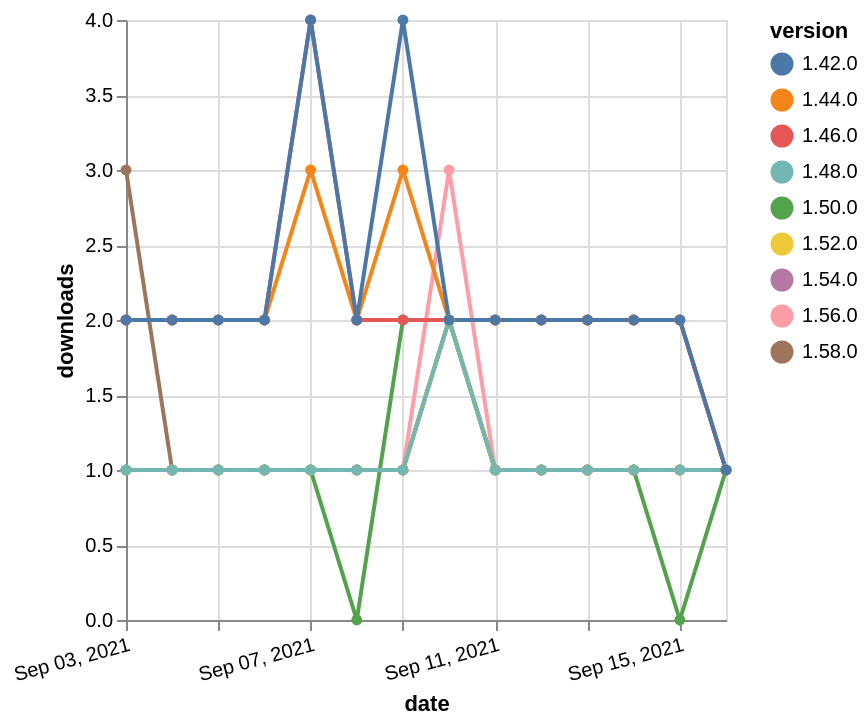

Vega-Lite specification stored for this chart:
### Vega-Lite specification from a JSON file in a GitHub repository (floating-point values rounded to 4 significant figures)
{"$schema": "https://vega.github.io/schema/vega-lite/v5.json", "description": "A simple bar chart with embedded data.", "data": {"values": [{"date": "2021-09-03", "total": 175, "delta": 1, "version": "1.56.0"}, {"date": "2021-09-04", "total": 176, "delta": 1, "version": "1.56.0"}, {"date": "2021-09-05", "total": 177, "delta": 1, "version": "1.56.0"}, {"date": "2021-09-06", "total": 178, "delta": 1, "version": "1.56.0"}, {"date": "2021-09-07", "total": 179, "delta": 1, "version": "1.56.0"}, {"date": "2021-09-08", "total": 180, "delta": 1, "version": "1.56.0"}, {"date": "2021-09-09", "total": 181, "delta": 1, "version": "1.56.0"}, {"date": "2021-09-10", "total": 184, "delta": 3, "version": "1.56.0"}, {"date": "2021-09-11", "total": 185, "delta": 1, "version": "1.56.0"}, {"date": "2021-09-12", "total": 186, "delta": 1, "version": "1.56.0"}, {"date": "2021-09-13", "total": 187, "delta": 1, "version": "1.56.0"}, {"date": "2021-09-14", "total": 188, "delta": 1, "version": "1.56.0"}, {"date": "2021-09-15", "total": 189, "delta": 1, "version": "1.56.0"}, {"date": "2021-09-16", "total": 190, "delta": 1, "version": "1.56.0"}, {"date": "2021-09-03", "total": 152, "delta": 1, "version": "1.54.0"}, {"date": "2021-09-04", "total": 153, "delta": 1, "version": "1.54.0"}, {"date": "2021-09-05", "total": 154, "delta": 1, "version": "1.54.0"}, {"date": "2021-09-06", "total": 155, "delta": 1, "version": "1.54.0"}, {"date": "2021-09-07", "total": 156, "delta": 1, "version": "1.54.0"}, {"date": "2021-09-08", "total": 157, "delta": 1, "version": "1.54.0"}, {"date": "2021-09-09", "total": 158, "delta": 1, "version": "1.54.0"}, {"date": "2021-09-10", "total": 160, "delta": 2, "version": "1.54.0"}, {"date": "2021-09-11", "total": 161, "delta": 1, "version": "1.54.0"}, {"date": "2021-09-12", "total": 162, "delta": 1, "version": "1.54.0"}, {"date": "2021-09-13", "total": 163, "delta": 1, "version": "1.54.0"}, {"date": "2021-09-14", "total": 164, "delta": 1, "version": "1.54.0"}, {"date": "2021-09-15", "total": 165, "delta": 1, "version": "1.54.0"}, {"date": "2021-09-16", "total": 166, "delta": 1, "version": "1.54.0"}, {"date": "2021-09-03", "total": 113, "delta": 3, "version": "1.58.0"}, {"date": "2021-09-04", "total": 114, "delta": 1, "version": "1.58.0"}, {"date": "2021-09-05", "total": 115, "delta": 1, "version": "1.58.0"}, {"date": "2021-09-06", "total": 116, "delta": 1, "version": "1.58.0"}, {"date": "2021-09-07", "total": 117, "delta": 1, "version": "1.58.0"}, {"date": "2021-09-08", "total": 118, "delta": 1, "version": "1.58.0"}, {"date": "2021-09-09", "total": 119, "delta": 1, "version": "1.58.0"}, {"date": "2021-09-10", "total": 121, "delta": 2, "version": "1.58.0"}, {"date": "2021-09-11", "total": 122, "delta": 1, "version": "1.58.0"}, {"date": "2021-09-12", "total": 123, "delta": 1, "version": "1.58.0"}, {"date": "2021-09-13", "total": 124, "delta": 1, "version": "1.58.0"}, {"date": "2021-09-14", "total": 125, "delta": 1, "version": "1.58.0"}, {"date": "2021-09-15", "total": 126, "delta": 1, "version": "1.58.0"}, {"date": "2021-09-16", "total": 127, "delta": 1, "version": "1.58.0"}, {"date": "2021-09-03", "total": 186, "delta": 1, "version": "1.50.0"}, {"date": "2021-09-04", "total": 187, "delta": 1, "version": "1.50.0"}, {"date": "2021-09-05", "total": 188, "delta": 1, "version": "1.50.0"}, {"date": "2021-09-06", "total": 189, "delta": 1, "version": "1.50.0"}, {"date": "2021-09-07", "total": 190, "delta": 1, "version": "1.50.0"}, {"date": "2021-09-08", "total": 190, "delta": 0, "version": "1.50.0"}, {"date": "2021-09-09", "total": 192, "delta": 2, "version": "1.50.0"}, {"date": "2021-09-10", "total": 194, "delta": 2, "version": "1.50.0"}, {"date": "2021-09-11", "total": 195, "delta": 1, "version": "1.50.0"}, {"date": "2021-09-12", "total": 196, "delta": 1, "version": "1.50.0"}, {"date": "2021-09-13", "total": 197, "delta": 1, "version": "1.50.0"}, {"date": "2021-09-14", "total": 198, "delta": 1, "version": "1.50.0"}, {"date": "2021-09-15", "total": 198, "delta": 0, "version": "1.50.0"}, {"date": "2021-09-16", "total": 199, "delta": 1, "version": "1.50.0"}, {"date": "2021-09-03", "total": 2548, "delta": 2, "version": "1.44.0"}, {"date": "2021-09-04", "total": 2550, "delta": 2, "version": "1.44.0"}, {"date": "2021-09-05", "total": 2552, "delta": 2, "version": "1.44.0"}, {"date": "2021-09-06", "total": 2554, "delta": 2, "version": "1.44.0"}, {"date": "2021-09-07", "total": 2557, "delta": 3, "version": "1.44.0"}, {"date": "2021-09-08", "total": 2559, "delta": 2, "version": "1.44.0"}, {"date": "2021-09-09", "total": 2562, "delta": 3, "version": "1.44.0"}, {"date": "2021-09-10", "total": 2564, "delta": 2, "version": "1.44.0"}, {"date": "2021-09-11", "total": 2566, "delta": 2, "version": "1.44.0"}, {"date": "2021-09-12", "total": 2568, "delta": 2, "version": "1.44.0"}, {"date": "2021-09-13", "total": 2570, "delta": 2, "version": "1.44.0"}, {"date": "2021-09-14", "total": 2572, "delta": 2, "version": "1.44.0"}, {"date": "2021-09-15", "total": 2574, "delta": 2, "version": "1.44.0"}, {"date": "2021-09-16", "total": 2575, "delta": 1, "version": "1.44.0"}, {"date": "2021-09-03", "total": 2359, "delta": 2, "version": "1.46.0"}, {"date": "2021-09-04", "total": 2361, "delta": 2, "version": "1.46.0"}, {"date": "2021-09-05", "total": 2363, "delta": 2, "version": "1.46.0"}, {"date": "2021-09-06", "total": 2365, "delta": 2, "version": "1.46.0"}, {"date": "2021-09-07", "total": 2369, "delta": 4, "version": "1.46.0"}, {"date": "2021-09-08", "total": 2371, "delta": 2, "version": "1.46.0"}, {"date": "2021-09-09", "total": 2373, "delta": 2, "version": "1.46.0"}, {"date": "2021-09-10", "total": 2375, "delta": 2, "version": "1.46.0"}, {"date": "2021-09-11", "total": 2377, "delta": 2, "version": "1.46.0"}, {"date": "2021-09-12", "total": 2379, "delta": 2, "version": "1.46.0"}, {"date": "2021-09-13", "total": 2381, "delta": 2, "version": "1.46.0"}, {"date": "2021-09-14", "total": 2383, "delta": 2, "version": "1.46.0"}, {"date": "2021-09-15", "total": 2385, "delta": 2, "version": "1.46.0"}, {"date": "2021-09-16", "total": 2386, "delta": 1, "version": "1.46.0"}, {"date": "2021-09-03", "total": 178, "delta": 1, "version": "1.52.0"}, {"date": "2021-09-04", "total": 179, "delta": 1, "version": "1.52.0"}, {"date": "2021-09-05", "total": 180, "delta": 1, "version": "1.52.0"}, {"date": "2021-09-06", "total": 181, "delta": 1, "version": "1.52.0"}, {"date": "2021-09-07", "total": 182, "delta": 1, "version": "1.52.0"}, {"date": "2021-09-08", "total": 183, "delta": 1, "version": "1.52.0"}, {"date": "2021-09-09", "total": 184, "delta": 1, "version": "1.52.0"}, {"date": "2021-09-10", "total": 186, "delta": 2, "version": "1.52.0"}, {"date": "2021-09-11", "total": 187, "delta": 1, "version": "1.52.0"}, {"date": "2021-09-12", "total": 188, "delta": 1, "version": "1.52.0"}, {"date": "2021-09-13", "total": 189, "delta": 1, "version": "1.52.0"}, {"date": "2021-09-14", "total": 190, "delta": 1, "version": "1.52.0"}, {"date": "2021-09-15", "total": 191, "delta": 1, "version": "1.52.0"}, {"date": "2021-09-16", "total": 192, "delta": 1, "version": "1.52.0"}, {"date": "2021-09-03", "total": 227, "delta": 1, "version": "1.48.0"}, {"date": "2021-09-04", "total": 228, "delta": 1, "version": "1.48.0"}, {"date": "2021-09-05", "total": 229, "delta": 1, "version": "1.48.0"}, {"date": "2021-09-06", "total": 230, "delta": 1, "version": "1.48.0"}, {"date": "2021-09-07", "total": 231, "delta": 1, "version": "1.48.0"}, {"date": "2021-09-08", "total": 232, "delta": 1, "version": "1.48.0"}, {"date": "2021-09-09", "total": 233, "delta": 1, "version": "1.48.0"}, {"date": "2021-09-10", "total": 235, "delta": 2, "version": "1.48.0"}, {"date": "2021-09-11", "total": 236, "delta": 1, "version": "1.48.0"}, {"date": "2021-09-12", "total": 237, "delta": 1, "version": "1.48.0"}, {"date": "2021-09-13", "total": 238, "delta": 1, "version": "1.48.0"}, {"date": "2021-09-14", "total": 239, "delta": 1, "version": "1.48.0"}, {"date": "2021-09-15", "total": 240, "delta": 1, "version": "1.48.0"}, {"date": "2021-09-16", "total": 241, "delta": 1, "version": "1.48.0"}, {"date": "2021-09-03", "total": 3026, "delta": 2, "version": "1.42.0"}, {"date": "2021-09-04", "total": 3028, "delta": 2, "version": "1.42.0"}, {"date": "2021-09-05", "total": 3030, "delta": 2, "version": "1.42.0"}, {"date": "2021-09-06", "total": 3032, "delta": 2, "version": "1.42.0"}, {"date": "2021-09-07", "total": 3036, "delta": 4, "version": "1.42.0"}, {"date": "2021-09-08", "total": 3038, "delta": 2, "version": "1.42.0"}, {"date": "2021-09-09", "total": 3042, "delta": 4, "version": "1.42.0"}, {"date": "2021-09-10", "total": 3044, "delta": 2, "version": "1.42.0"}, {"date": "2021-09-11", "total": 3046, "delta": 2, "version": "1.42.0"}, {"date": "2021-09-12", "total": 3048, "delta": 2, "version": "1.42.0"}, {"date": "2021-09-13", "total": 3050, "delta": 2, "version": "1.42.0"}, {"date": "2021-09-14", "total": 3052, "delta": 2, "version": "1.42.0"}, {"date": "2021-09-15", "total": 3054, "delta": 2, "version": "1.42.0"}, {"date": "2021-09-16", "total": 3055, "delta": 1, "version": "1.42.0"}]}, "width": "container", "mark": {"type": "line", "point": {"filled": true}}, "encoding": {"x": {"field": "date", "type": "temporal", "timeUnit": "yearmonthdate", "title": "date", "axis": {"labelAngle": -15}}, "y": {"field": "delta", "type": "quantitative", "title": "downloads"}, "color": {"field": "version", "type": "nominal"}, "tooltip": {"field": "delta"}}}
